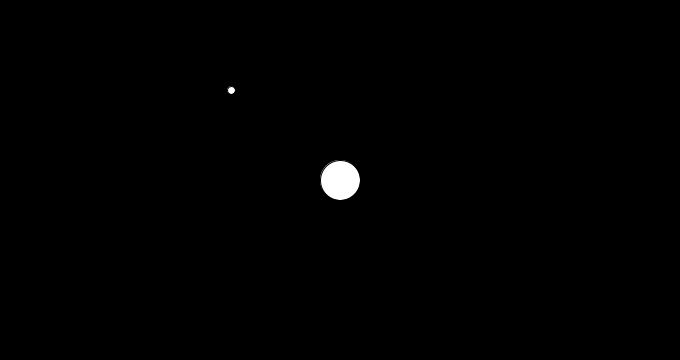
Frame 1 (no input)
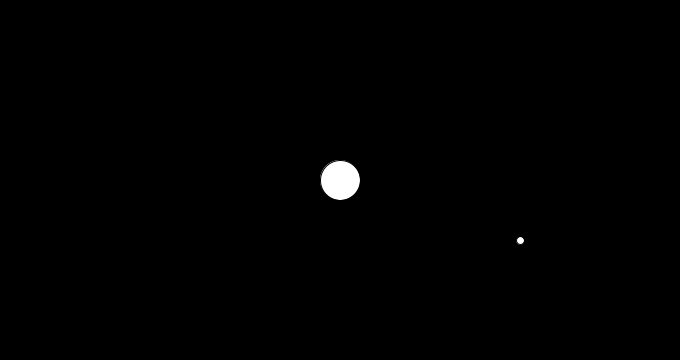
Frame 60 (the mouse pressed at the canvas centre just before this capture)
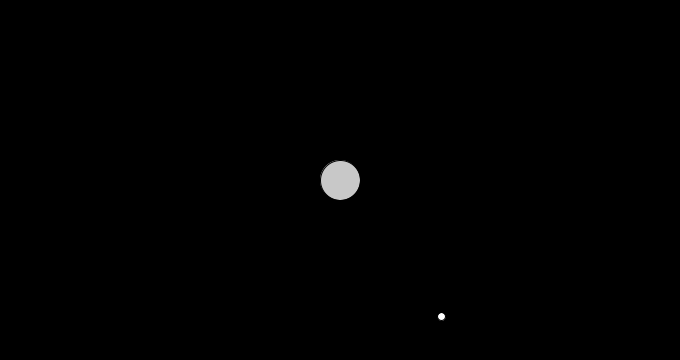
Frame 120 (the mouse held since frame 60 and released just before this capture)

The Processing sketch that drew these frames (run headless with seeded random() and noise(); from frame 60 on, the mouse is pressed at the canvas centre):

// Processing sketch: Gravitational_Attraction_2_0
// ── Gravitational_Attraction_2_0.pde
Attractor a;
Mover m;

void setup() {
  size(680, 360);
  //fullScreen();
  a = new Attractor();
  m = new Mover();
}

void draw() {
  background(0);
  
  PVector force = a.attract(m);
  m.applyForce(force);
  m.update();
  
  a.drag();
  a.hover(mouseX,mouseY);
  
  a.display();
  m.display();
}

void mousePressed(){
  a.clicked(mouseX,mouseY);
}

void mouseReleased(){
  a.stopDragging();
}
// ── Attractor.pde
class Attractor {
  PVector location;
  int mass, G;
  boolean dragging,hover;

  Attractor() {
    location = new PVector(width/2, height/2);
    mass = 20;
    G = 1;
    dragging = false;
    hover = false;
  }

  PVector attract (Mover m) {
    
    //Direction of the force!
    PVector force = PVector.sub(location, m.location);
    float d = force.mag();
    
    d = constrain(d, 5, 25);  //constrains Value to between 5 & 25
    
    force.normalize();


    // Magnitude of the force!
    float strength = (G * mass * m.mass) / (d * d);
    
    // Putting magnitude and direction together!
    force.mult(strength);
    
    return force;
  } 

  void clicked(int x,int y){
    dragging = true;
    location = new PVector(x,y);
  }
  
  void stopDragging(){
    dragging = false; 
  }
  
  void drag(){
    if(dragging){
      location = new PVector(mouseX,mouseY);
    }
  }
  
  void hover(int x, int y){
    if(x < location.x + mass && x > location.x - mass && y < location.y + mass && y > location.y - mass)
      hover = true; 
    else
      hover = false;
    println(hover + "  x " + x + "  y " + y + "  loc x + mass " + (location.x + mass) + "  loc x - mass " + (location.x - mass) + "  loc y + mass " + (location.y + mass) + "  loc y - mass " + (location.y - mass));
  }
  
  void display() {
    if(dragging && hover)
      fill(200);
    else if(hover)
      fill(230);  
    else
      fill(255);
    ellipse(location.x, location.y, mass*2, mass*2);
  }
}
// ── Mover.pde
class Mover {
  PVector location, velocity, acceleration;
  int mass;

  Mover() {
    location = new PVector(width/3, height/4);
    velocity = new PVector(5, 0);
    acceleration = new PVector(0, 0);
    mass = 4;
  }

  void applyForce(PVector force) {
    acceleration = force;
  }

  void update() {
    velocity.add(acceleration);
    location.add(velocity);
  }

  void display() {
    fill(255);
    ellipse(location.x, location.y, mass*2, mass*2);
  }
}
